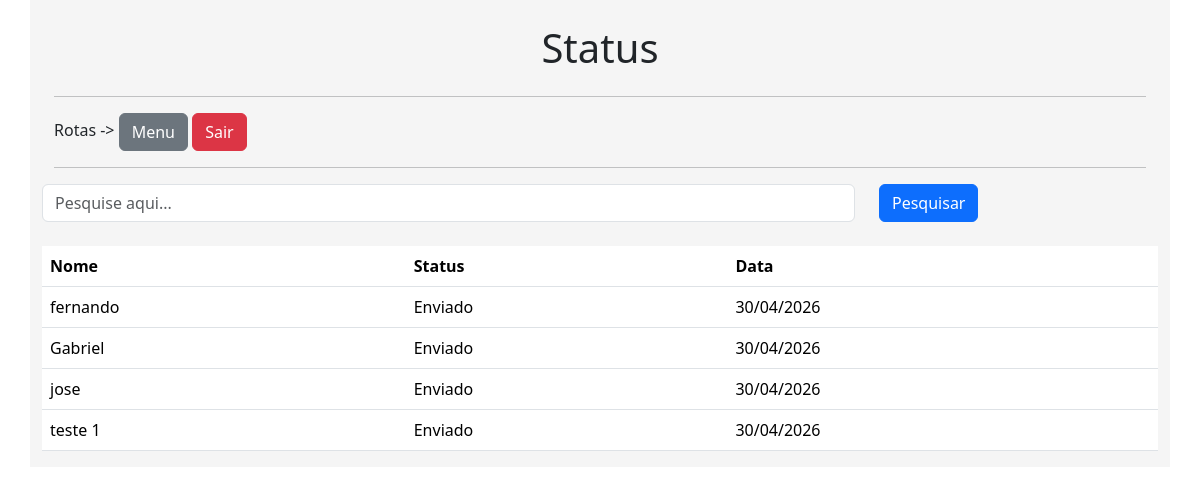
The page /status/ (signed in) on the database as committed earlier.
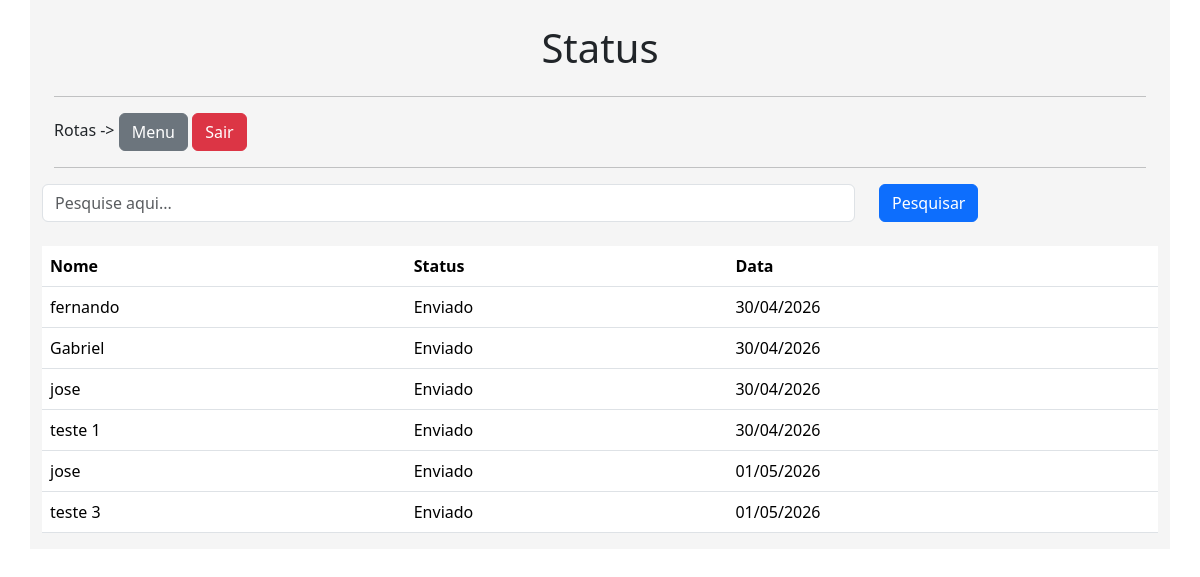
The same page on the database as committed later.
### usb/models.py (models this page shows)
class Sintomas(db.Model): # estrutura da tabela
    id = db.Column(db.Integer, primary_key = True)
    nome = db.Column(db.String, nullable = True)
    sintomas = db.Column(db.String, nullable = True)
    data_envio = db.Column(db.DateTime, default = datetime.utcnow()) # utc - now, o utc entende que de qualquer lugar vai ser um horario universal
    status = db.Column(db.String, default="Enviado")
    diagnosticos = db.relationship('Diagnosticos', backref='diagnostico', lazy=True)

### usb/views.py (the view)
@app.route('/status/')
@login_required
def Status():
    if request.method == 'GET':
        busca = request.args.get('busca', "")
    dados = Sintomas.query.order_by('data_envio')
    if busca != "":
        dados = dados.filter_by(nome = busca)
    context = { 'dados' : dados.all() }
    return render_template('status.html', context = context)

### usb/models.py (called while the page is built)
@login_manager.user_loader
def load_user(user_id):
    return Usuario.query.get(user_id)

### usb/templates/status.html (shortened to what this page needs)
{% extends 'base.html' %}
{% block content %}
    <div class="row justify-content-center">
        <div class="col-12 mt-4">
            <h1 style="text-align: center;">Status</h1>
        </div>
    </div>
    {% include 'rotas.html' %}
    <div class="row">
        <form action="" method="get" class="row">
            <div class="col-9">
                <input type="text" name="busca" id="" class="form-control" placeholder="Pesquise aqui...">
            </div>
            <div class="col-3">
                <button type="submit" class="btn btn-primary">Pesquisar</button>
            </div>
        </form>
        <div class="col-12 mt-4">
            <table class="table">
                <thead>
                    <tr>
                        <th>Nome</th>
                        <th>Status</th>
                        <th>Data</th>
                    </tr>
                </thead>
                <tbody>
                    {% for linha in context['dados'] %}
                    <tr>
                        <td>{{ linha.nome }}</td>
                        <td>{{ linha.status }}</td>
                        <td>{{ linha.data_envio.strftime('%d/%m/%Y') }}</td>
                    </tr>
                    {% endfor %}
                </tbody>
            </table>
        </div>
    </div>
{% endblock %}

### usb/templates/base.html (shortened to what this page needs)
<!DOCTYPE html>
<html lang="en">
<head>
    <link href="https://cdn.jsdelivr.net/npm/bootstrap@5.3.8/dist/css/bootstrap.min.css" rel="stylesheet">
</head>
<body>
    <div class="container" style="background-color: whitesmoke;">
    {% block content %} {% endblock %}
    </div>
</body>
</html>

### usb/templates/rotas.html
{% extends 'base.html' %}
{% block content %}
    <hr>
    <div class="row">
        <div class="col-12">
            Rotas ->
            <a href="{{ url_for('menu')}}" class="btn btn-secondary">Menu</a>
            {% if current_user.is_authenticated %}
                <a href="{{ url_for('Logout')}}" class="btn btn-danger">Sair</a>
            {% endif %}
        </div>
    </div>
    <hr>
{% endblock %}

Rows that differ between the two databases and show on the page:
added Sintomas: nome "jose", status "Enviado", data_envio "01/05/2026"
added Sintomas: nome "teste 3", status "Enviado", data_envio "01/05/2026"
